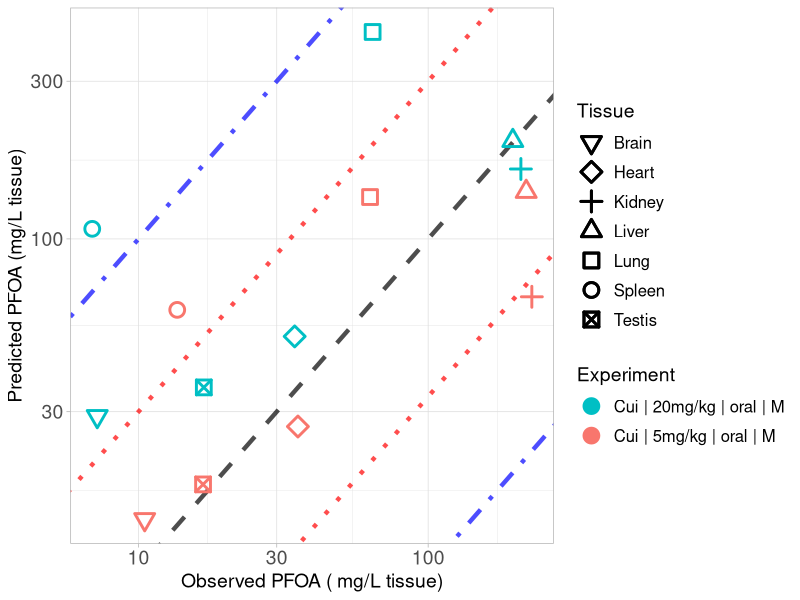

This chart was generated by the following R code:
library(ggplot2)

#setwd("C:/Users/ptsir/Documents/GitHub/PFAS_PBK_models/PFOA inhalation Rat/Validation/Validation_results")
setwd("C:/Users/Ioannis/Documents/GitHub/PFAS_PBK_models/PFOA inhalation Rat/Validation/few_params_PT_excreta_not_restricted")

# Load Results 
Cui_results <- read.csv("Cui_2008_results.csv", header = T)
Cui_low <- Cui_results[Cui_results$Dose == 5, ]
Cui_low$Experiment <- "Cui | 5mg/kg | oral | M"
Cui_high <- Cui_results[Cui_results$Dose == 20, ]
Cui_high$Experiment <- "Cui | 20mg/kg | oral | M"
# 
Tissue_markers <-  c(0:10,14)
names(Tissue_markers) <- c( "Lung",   "Spleen",  "Liver",   "Kidney", "Plasma", "Heart",
                            "Brain","Testis", "Stomach", "Intestines", "Carcass")

Experiment <- scales::hue_pal()(2)

names(Experiment) <- unique(c(Cui_low$Experiment, Cui_high$Experiment))



scatter_plot <- ggplot()+
  geom_abline(intercept = log10(1), slope = 1, linetype = "dashed", color = "black", linewidth = 1.5, alpha = 0.7) +  # Identity line in log10 scale
  geom_abline(intercept = log10(3), slope = 1, linetype = "dotted", color = "red", linewidth = 1.5, alpha = 0.7) +  # +3-fold error line
  geom_abline(intercept = log10(1/3), slope = 1, linetype = "dotted", color = "red", linewidth = 1.5, alpha = 0.7) +  # -3-fold error line
  geom_abline(intercept = log10(10), slope = 1, linetype = "dotdash", color = "blue", linewidth = 1.5, alpha = 0.7) +  # +10-fold error line
  geom_abline(intercept = log10(1/10), slope = 1, linetype = "dotdash", color = "blue", linewidth = 1.5, alpha = 0.7) +  # -10-fold error line
  geom_point(data = Cui_low, aes(x=Observed, y=Predicted, color = Experiment, shape = Tissue), size=4, stroke = 1.5)+
  geom_point(data = Cui_high, aes(x=Observed, y=Predicted, color = Experiment, shape = Tissue), size=4, stroke = 1.5)+
  scale_y_log10()+
  scale_x_log10()+
  scale_color_manual(values = Experiment)+
  theme(legend.spacing.y = unit(1, 'cm')) +
  guides(fill = guide_legend(byrow = TRUE))+
  scale_shape_manual(values = Tissue_markers)+
  theme_light()+
  labs(y = "Predicted PFOA (mg/L tissue)",
       x = "Observed PFOA ( mg/L tissue)")+
  theme(plot.title = element_text(hjust = 0.5),
        legend.key.size = unit(0.75, 'cm'),  
        legend.title = element_text(size=14),
        legend.text = element_text(size=12,  hjust = 0),
        axis.text = element_text(size = 14),
        axis.title = element_text(size = 14),
        )

#print(scatter_plot)

ggsave("validation_plot_PFOA_tissues.png", scatter_plot, width = 11, height = 7, units = "in", dpi = 300)
